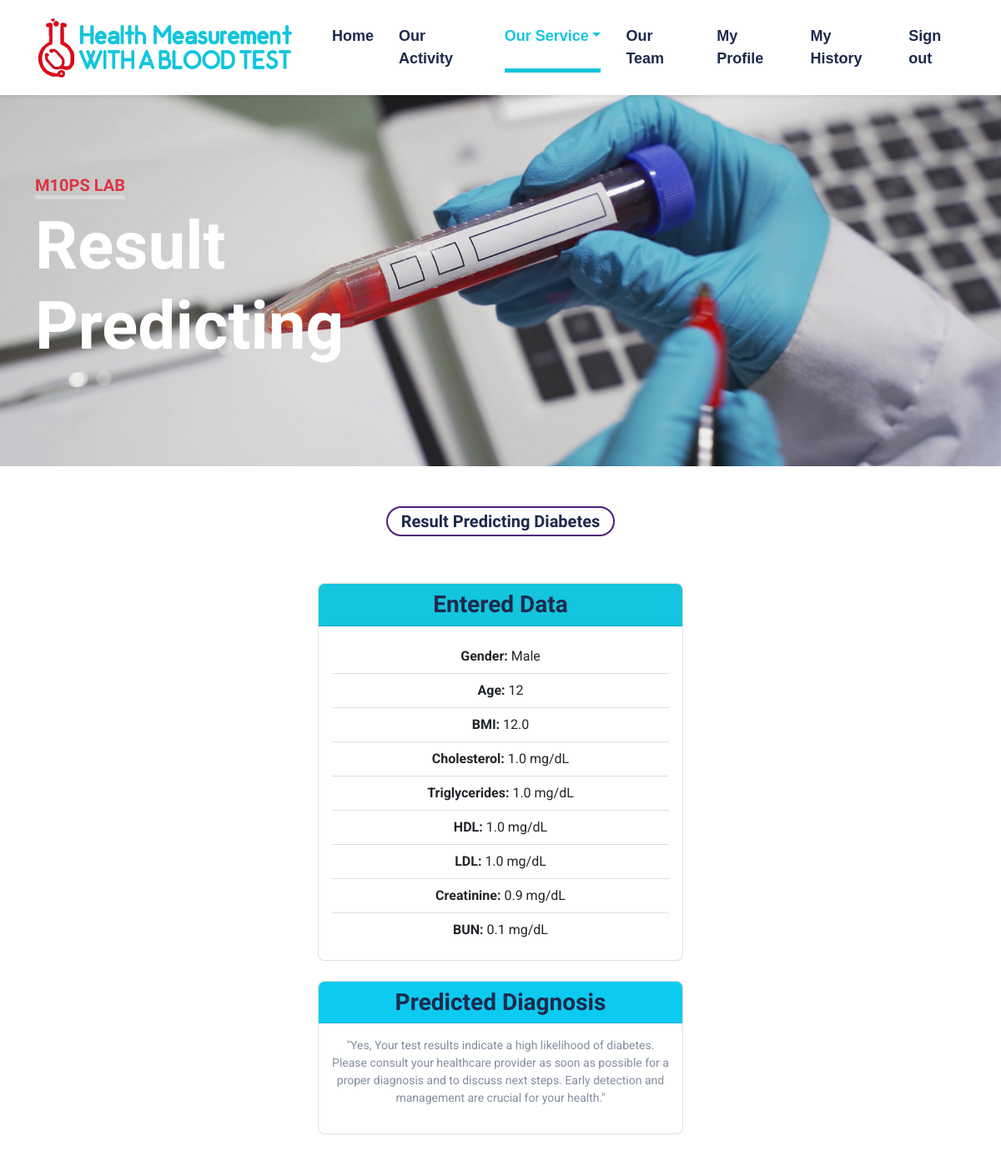
Page /result (signed in, upper part) on the earlier database version.
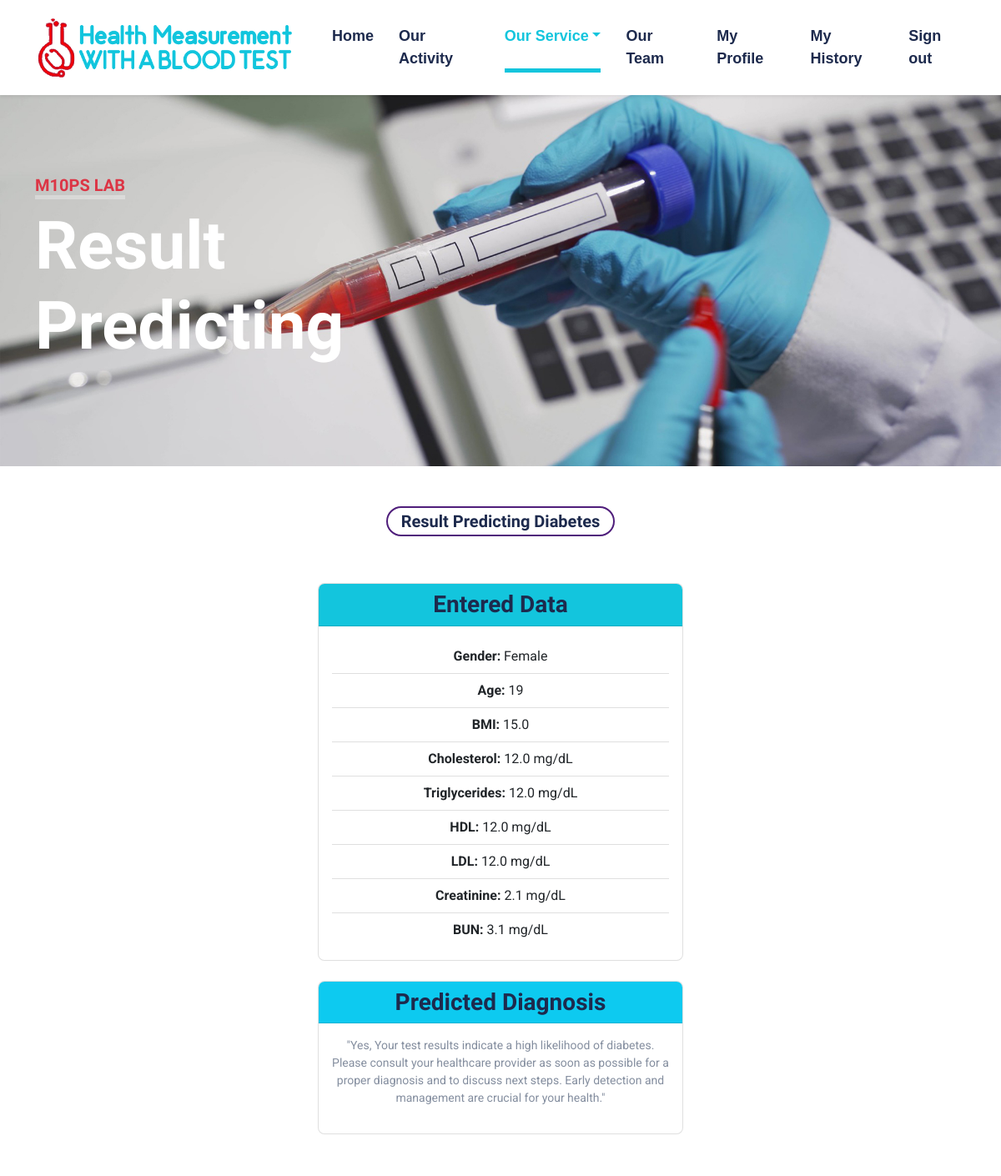
Same page on the later database version.
### app.py (models this page shows, shortened)
class userResult(db.Model):
    __tablename__ = "user_result"
    timestamp = db.Column(db.DateTime, default=datetime.utcnow)
    id = db.Column(db.Integer, primary_key=True)
    gender = db.Column(db.String(100), nullable=False)
    age = db.Column(db.Integer, nullable=False)
    bmi = db.Column(db.Float, nullable=False)
    chol = db.Column(db.Float, nullable=False)
    tg = db.Column(db.Float, nullable=False)
    hdl = db.Column(db.Float, nullable=False)
    ldl = db.Column(db.Float, nullable=False)
    cr = db.Column(db.Float, nullable=False)
    bun = db.Column(db.Float, nullable=False)
    result = db.Column(db.String(100), nullable=False)
    user_id = db.Column(db.Integer, db.ForeignKey("user.id"), nullable=False)

### app.py (the view)
@app.route("/result")
def result():
    if "user_id" not in session:
        flash("Please log in to access this page.", "warning")
        return redirect(url_for("login"))
    current_user = User.query.filter_by(username=session["username"]).first()
    prediction = (
        db.session.query(userResult)
        .filter_by(user_id=current_user.id)
        .order_by(userResult.timestamp.desc())
        .first()
    )
    if prediction:
        return render_template("result.html",
            gender=prediction.gender,
            age=prediction.age,
            bmi=prediction.bmi,
            chol=prediction.chol,
            tg=prediction.tg,
            hdl=prediction.hdl,
            ldl=prediction.ldl,
            cr=prediction.cr,
            bun=prediction.bun,
            prediction=prediction.result
        )
    flash("No prediction found.", "warning")
    return redirect(url_for("input"))

### templates/result.html (shortened to what the changed rows need)
<!DOCTYPE html>
<html lang="en">
<head>
    <link href="https://cdnjs.cloudflare.com/ajax/libs/font-awesome/5.15.0/css/all.min.css" rel="stylesheet">
    <link href="https://cdn.jsdelivr.net/npm/bootstrap-icons@1.4.1/font/bootstrap-icons.css" rel="stylesheet">
    <link href="lib/tempusdominus/css/tempusdominus-bootstrap-4.min.css" rel="stylesheet"/>
    <link href="../static/css/bootstrap.min.css" rel="stylesheet">
    <link href="../static/css/style.css" rel="stylesheet">
</head>
<body>
<div class="container-fluid bg-primary py-5 slide-header">
    <div class="container py-5">
        <div class="row justify-content-start">
            <div class="col-lg-6 text-center text-lg-start">
                <h2 class="display-1 text-white mb-md-4">Result Predicting</h2>
            </div>
        </div>
    </div>
</div>
<div class="container-fluid">
    <div class="container py-5">
        <div class="row gx-5">
            <div class="col-lg-6">
                <div class="bg-white text-center rounded p-5">
                    <div class="card mb-4">
                        <div class="card-body">
                            <ul class="list-group list-group-flush">
                                <li class="list-group-item"><strong>Gender:</strong> <span id="gender">{{ gender }}</span></li>
                                <li class="list-group-item"><strong>Age:</strong> <span id="age">{{ age }}</span></li>
                                <li class="list-group-item"><strong>BMI:</strong> <span id="bmi">{{ bmi }}</span></li>
                                <li class="list-group-item"><strong>Cholesterol:</strong> <span id="chol">{{ chol }}</span> mg/dL</li>
                                <li class="list-group-item"><strong>Triglycerides:</strong> <span id="tg">{{ tg }}</span> mg/dL</li>
                                <li class="list-group-item"><strong>HDL:</strong> <span id="hdl">{{ hdl }}</span> mg/dL</li>
                                <li class="list-group-item"><strong>LDL:</strong> <span id="ldl">{{ ldl }}</span> mg/dL</li>
                                <li class="list-group-item"><strong>Creatinine:</strong> <span id="cr">{{ cr }}</span> mg/dL</li>
                                <li class="list-group-item"><strong>BUN:</strong> <span id="bun">{{ bun }}</span> mg/dL</li>
                            </ul>
                        </div>
                    </div>
                </div>
            </div>
        </div>
    </div>
</div>
</body>
</html>

Differences in the rows shown:
no longer on this page (row unchanged): userResult: gender "Male", bmi "12.0", chol "1.0", tg "1.0", hdl "1.0", ldl "1.0", cr "0.9", bun "0.1"
added userResult: gender "Female", bmi "15.0", chol "12.0", tg "12.0", hdl "12.0", ldl "12.0", cr "2.1", bun "3.1"
Other differences:
{{ age }}: "12" → "19"
